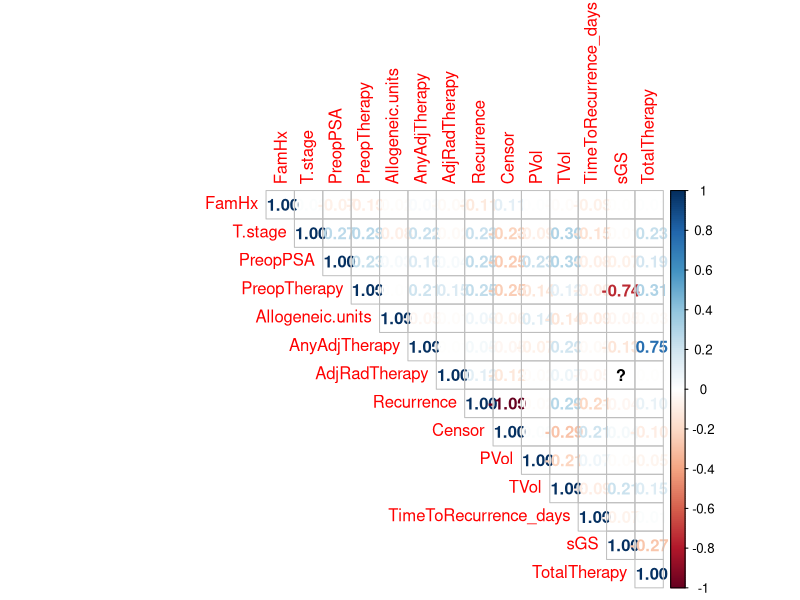
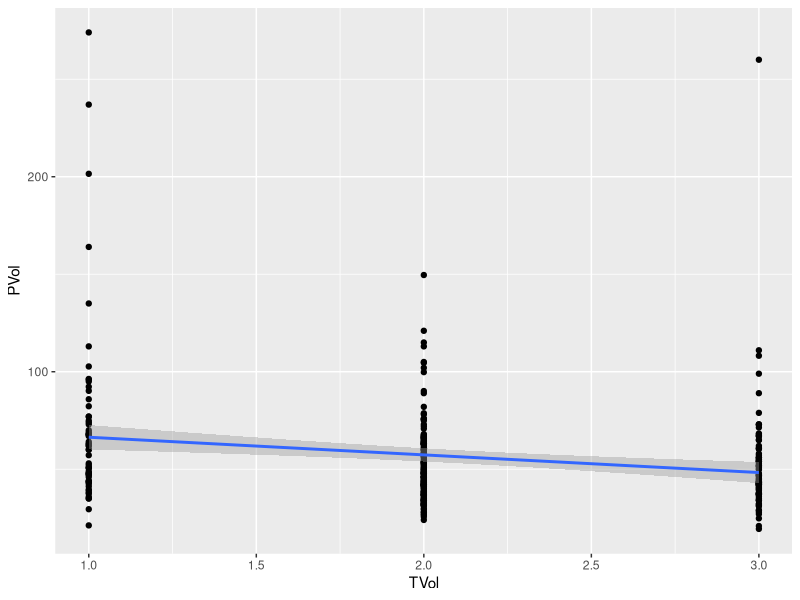
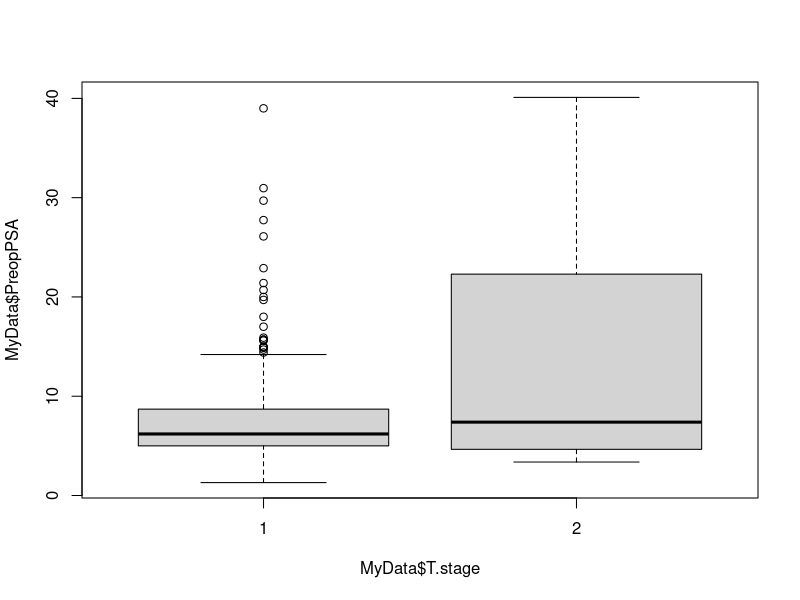
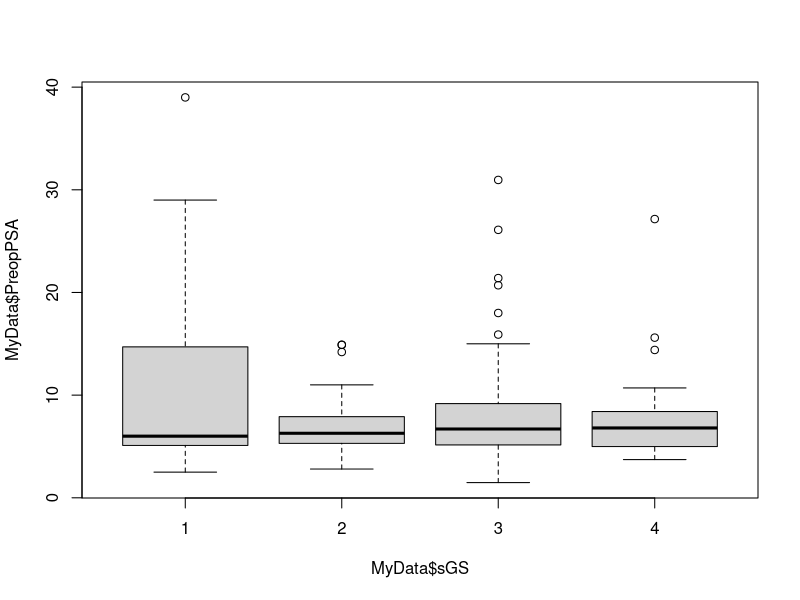
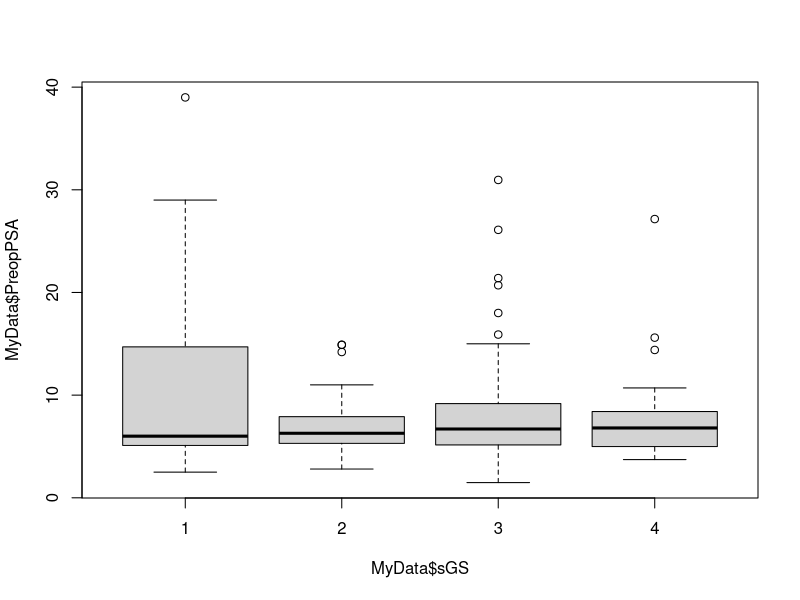
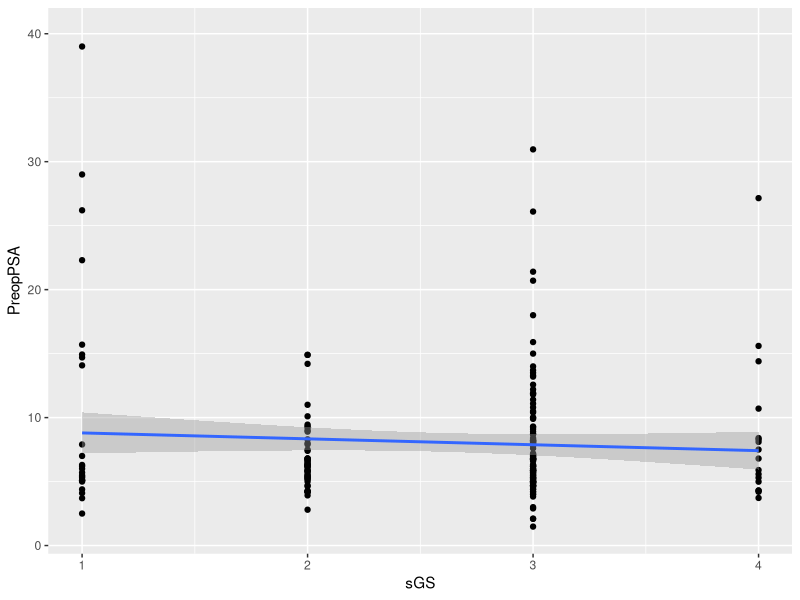
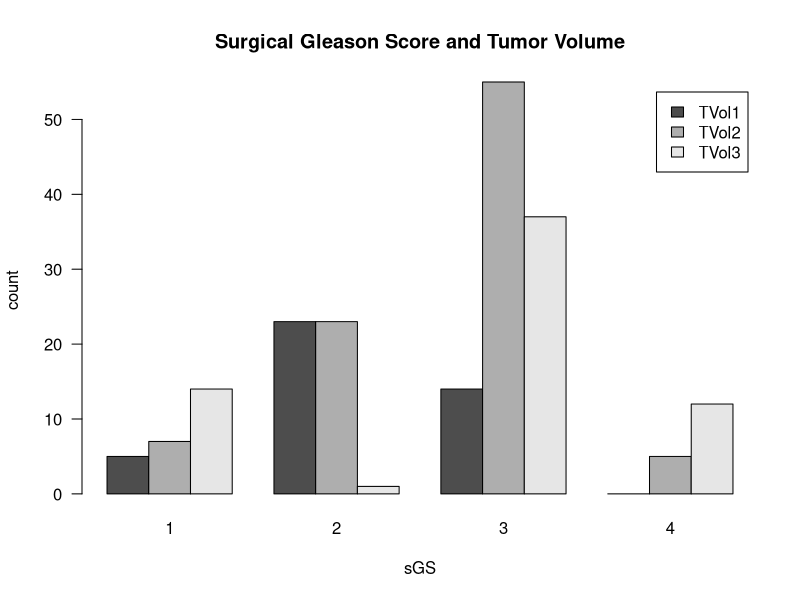
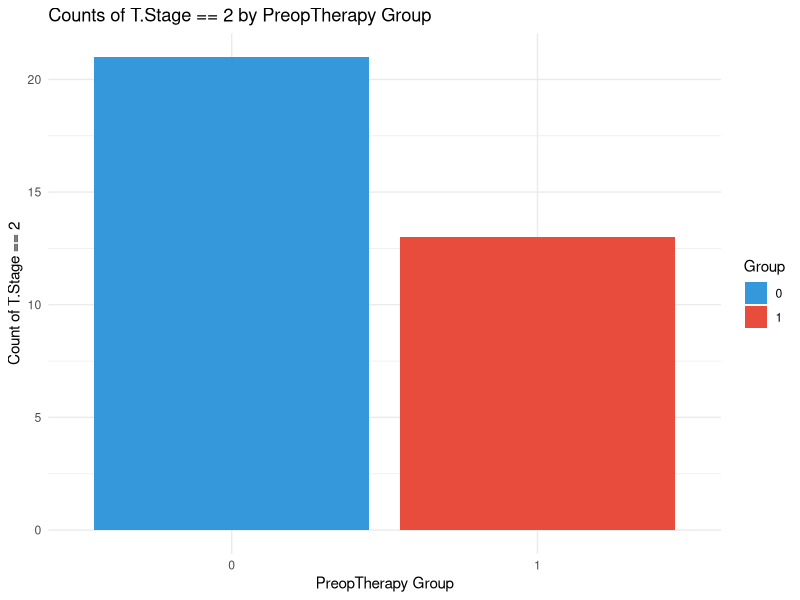

The R source for these figures, in order:
#----GROUP 3-------------------------####
# Date:  2024-09-11      
# Author:  The members of GROUP 3     
# Filename: Creating_Plots.R    
# Description:  Creating Plots
#               
#               
# Project: Exam
#-------------------------------------------###

## Importing data and libraries----
# Importing relevant packages
library(tidyverse)
library(here)
library(readxl)
library(dplyr)
library (patchwork)
library(ggplot2)
library(corrplot)

# Reading the file
MyData<-read.delim(here("DATA","tidy_adjust_exam_dataset.txt"))

# Getting an overview
glimpse(MyData)


# 4. Day 7: Create plots that would help answer these questions:


#- Are there any correlated measurements? ----
# --> an overview by computing a correlation-matrix:

MyDataTest <- MyData %>%
  select(-Age, -Median.RBC.Age, -Hospital, -VolumeHighOrLow, -recurrence, -subject, -RBC.Age.Group)

round(cor(MyDataTest),
      digits = 2 # rounded to 2 decimals
)
corrplot(cor(MyDataTest, use = "pairwise.complete.obs"),
         method = "number",
         type = "upper" # show only upper side
) # The plot gives an overview of what to explore further. 


#  - Is there a relation between the `PVol` and `TVol` variables? ----
# Regression: viewing the data: hos does the regression line look like
MyData %>% 
  ggplot(aes(x = TVol, y = PVol)) +
  geom_point() + 
  geom_smooth(method = "lm")

# Calculate correlation and handle NA values by excluding them
correlation <- cor(MyData$PVol, MyData$TVol, use = "complete.obs")
print(correlation) # There is a negative correlation between PVol and TVol of -0,21, meaning that for every 1 TVol increases, PVol decreses with 0.21

#73 Does the distribution of `PreopPSA` depend on `T.Stage`?  HG!
  
  # T-test to find out if there is a significant differece
  t.test(MyData$PreopPSA~MyData$T.stage) %>%  
  broom::tidy() # Table showing there is a statistically significant. P-value 0,01

# Visulalizes by boxplot  
boxplot(MyData$PreopPSA~MyData$T.stage)

# 74 Does the distribution of `PVol` depend on `sGS`?          HG!   

boxplot(MyData$PreopPSA~MyData$sGS)
boxplot(MyData$PreopPSA~MyData$sGS, na.rm = T) # the to plots look exacly the same

# According to the boxplot PreopPSA does not seem to depend om SGS.  
# 
MyData %>% 
  ggplot(aes(x = sGS, y = PreopPSA)) +
  geom_point() + 
  geom_smooth(method = "lm")  

# Calculate correlation and handle NA values by excluding them
correlation <- cor(MyData$PreopPSA, MyData$sGS, use = "complete.obs")
print(correlation) # Collerlation calculatet to - 0,071. PreopPSA decreses 7 % when sGS increses by 1.   


# Does the distribution of TVol depend on sGS ----

MyDataBarplot <- MyData %>%
  select(TVol,sGS) %>%
  drop_na(sGS) %>%
  drop_na(TVol)


table(MyDataBarplot$TVol, MyDataBarplot$sGS) %>%
  barplot(beside = T, legend.text=c("TVol1", "TVol2", "TVol3"), main = "Surgical Gleason Score and Tumor Volume", xlab="sGS", ylab="count", las=1)


# Anova

MyDataBarplot %>% 
  
  mutate(sGS = log(sGS)) %>%
  
  aov(sGS~TVol, data = .)

ANOVAresult <-
  
  MyDataBarplot %>% 
  
  mutate(sGS = log(sGS)) %>%
  
  aov(sGS~TVol, data = .)

ANOVAresult %>%
  
  summary()


# Distribution of TVol seems to be dependent of sGS



#  - Where there more `T.Stage == 2` in the group with `PreopTherapy == 1` than in the group `PreopTherapy == 0`? ----
# Add a binary indicator for T.Stage == 2, explicitly handling NAs
My_Data <- MyData %>%
  mutate(T_Stage_2 = if_else(`T.stage` == 2, 1, if_else(is.na(`T.stage`), NA_integer_, 0)))
# Subset the data for PreopTherapy groups 0 and 1, excluding NAs in T_Stage_2
group_0 <- My_Data %>% 
  filter(`PreopTherapy` == 0, !is.na(T_Stage_2)) %>% 
  pull(T_Stage_2)

group_1 <- My_Data %>% 
  filter(`PreopTherapy` == 1, !is.na(T_Stage_2)) %>% 
  pull(T_Stage_2)

# Perform a t-test
t_test_result <- t.test(group_1, group_0, alternative = "greater")

# Print the results of the t-test
print(t_test_result) #p-value = 0.001023. The t-test results suggest that there is a statistically significant greater presence of T.Stage == 2 in the group with PreopTherapy == 1 compared to the group with PreopTherapy == 0.

# Show all of this in a plot:
# Prepare the summary data frame, excluding NAs in T_Stage_2
summary_data <- data.frame(
  PreopTherapy = factor(c(rep(0, length(group_0)), rep(1, length(group_1)))),
  T_Stage_2 = c(group_0, group_1)
)

# Exclude rows with NA in T_Stage_2
summary_data <- summary_data[!is.na(summary_data$T_Stage_2), ]

# Calculate the sum for each group
summary_plot_data <- summary_data %>%
  group_by(PreopTherapy) %>%
  summarise(Count = sum(T_Stage_2), .groups = 'drop')

# Print the summary data to check it
print(summary_plot_data)

# Plotting the counts of T.Stage == 2 by PreopTherapy group
ggplot(summary_plot_data, aes(x = PreopTherapy, y = Count, fill = PreopTherapy)) +
  geom_col() +
  scale_fill_manual(values = c("#3498db", "#e74c3c")) +
  labs(title = "Counts of T.Stage == 2 by PreopTherapy Group",
       x = "PreopTherapy Group",
       y = "Count of T.Stage == 2",
       fill = "Group") +
  theme_minimal()
